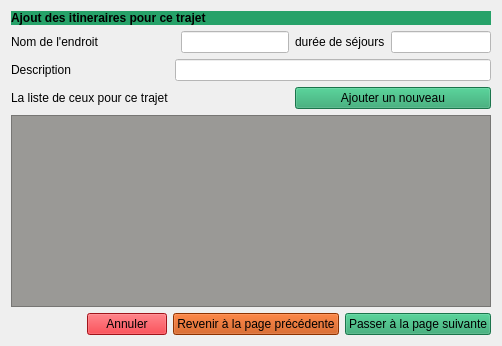
      <widget class="QWidget" name="add_circuit_page_4">
       <layout class="QVBoxLayout" name="verticalLayout_10">
        <item>
         <widget class="QLabel" name="label_25">
          <property name="font">
           <font>
            <bold>true</bold>
           </font>
          </property>
          <property name="styleSheet">
           <string notr="true">background-color: rgb(38, 162, 105);</string>
          </property>
          <property name="text">
           <string>Ajout des itineraires pour ce trajet</string>
          </property>
         </widget>
        </item>
        <item>
         <layout class="QGridLayout" name="gridLayout_5">
          <item row="0" column="4">
           <widget class="QLineEdit" name="sejours_delay_for_itinerary_input">
            <property name="maximumSize">
             <size>
              <width>100</width>
              <height>16777215</height>
             </size>
            </property>
            <property name="styleSheet">
             <string notr="true">background-color: rgb(255, 255, 255);</string>
            </property>
           </widget>
          </item>
          <item row="2" column="0">
           <widget class="QLabel" name="label_29">
            <property name="text">
             <string>La liste de ceux pour ce trajet</string>
            </property>
           </widget>
          </item>
          <item row="1" column="0">
           <widget class="QLabel" name="label_28">
            <property name="text">
             <string>Description</string>
            </property>
           </widget>
          </item>
          <item row="0" column="2">
           <widget class="QLineEdit" name="itinerary_name_input">
            <property name="styleSheet">
             <string notr="true">background-color: rgb(255, 255, 255);</string>
            </property>
           </widget>
          </item>
          <item row="3" column="0" colspan="5">
           <widget class="QTableView" name="table_view_to_list_itinerary_for_the_new_travel">
            <property name="styleSheet">
             <string notr="true">background-color: rgb(154, 153, 150);</string>
            </property>
           </widget>
          </item>
          <item row="0" column="3">
           <widget class="QLabel" name="label_27">
            <property name="text">
             <string>durée de séjours</string>
            </property>
           </widget>
          </item>
          <item row="1" column="1" colspan="4">
           <widget class="QLineEdit" name="itinerary_description_input">
            <property name="styleSheet">
             <string notr="true">background-color: rgb(255, 255, 255);</string>
            </property>
           </widget>
          </item>
          <item row="0" column="0">
           <widget class="QLabel" name="label_26">
            <property name="text">
             <string>Nom de l'endroit</string>
            </property>
           </widget>
          </item>
          <item row="2" column="3" colspan="2">
           <widget class="QPushButton" name="btn_add_new_itinerary">
            <property name="styleSheet">
             <string notr="true">background-color: rgb(38, 162, 105);</string>
            </property>
            <property name="text">
             <string>Ajouter un nouveau</string>
            </property>
           </widget>
          </item>
         </layout>
        </item>
        <item>
         <layout class="QHBoxLayout" name="horizontalLayout_9">
          <item>
           <spacer name="horizontalSpacer_6">
            <property name="orientation">
             <enum>Qt::Orientation::Horizontal</enum>
            </property>
            <property name="sizeHint" stdset="0">
             <size>
              <width>40</width>
              <height>20</height>
             </size>
            </property>
           </spacer>
          </item>
          <item>
           <widget class="QPushButton" name="btn_cancel_processus_4">
            <property name="styleSheet">
             <string notr="true">background-color: rgb(224, 27, 36);</string>
            </property>
            <property name="text">
             <string>Annuler</string>
            </property>
           </widget>
          </item>
          <item>
           <widget class="QPushButton" name="btn_to_the_last_step_adrenaline">
            <property name="styleSheet">
             <string notr="true">background-color: rgb(198, 70, 0);
</string>
            </property>
            <property name="text">
             <string>Revenir à la page précédente</string>
            </property>
           </widget>
          </item>
          <item>
           <widget class="QPushButton" name="btn_to_the_next_step_included_in_price">
            <property name="styleSheet">
             <string notr="true">background-color: rgb(38, 162, 105);</string>
            </property>
            <property name="text">
             <string>Passer à la page suivante</string>
            </property>
           </widget>
          </item>
         </layout>
        </item>
       </layout>
      </widget>
